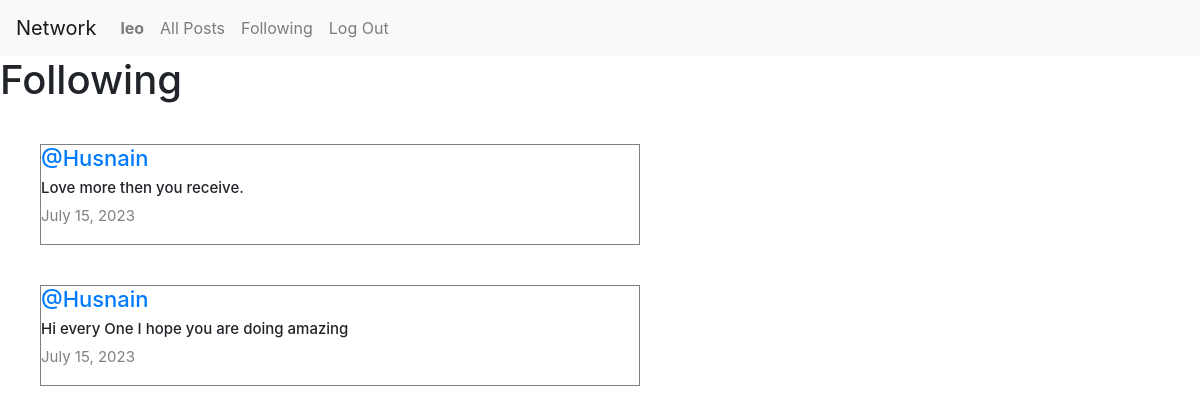
Before: /following (signed in) with the older database file.
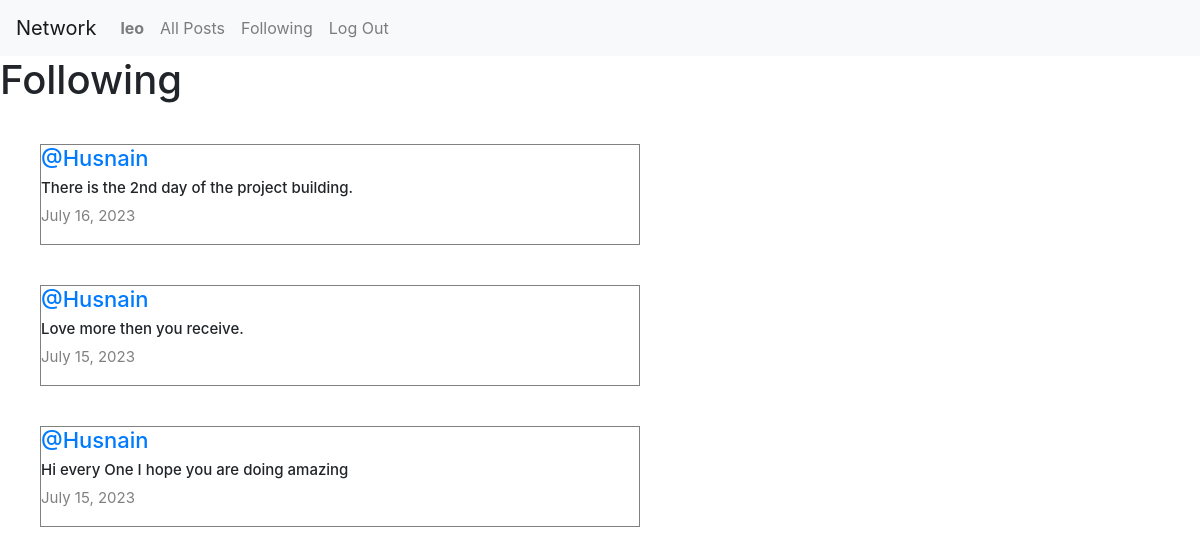
After: the same page with the newer database file.
### network/models.py (models this page shows, shortened)
class Post(models.Model):
    content= models.CharField(max_length=140)
    user=models.ForeignKey(User,on_delete=models.CASCADE,related_name="author")
    date=models.DateField(auto_now_add=True)

class User(AbstractUser):
    pass

### network/views.py (the view)
# urls.py: path('following', views.following, name='following'),
def following (request):
    currentUser = User.objects.get(pk=request.user.id)
    followingPeople= Follow.objects.filter(user=currentUser)
    allPosts= Post.objects.all().order_by('id').reverse()
    followingPosts = []
    for post in allPosts:
        for person in followingPeople:
            if person.user_follower == post.user:
                followingPosts.append(post)
    paginator = Paginator(followingPosts,10)
    page_number= request.GET.get('page')
    posts_of_the_page = paginator.get_page(page_number)
    return render(request,"network/following.html",{
        "posts_of_the_page":posts_of_the_page
    })

### network/templates/network/following.html (shortened to what this page needs)
{% extends "network/layout.html" %}
{% block body %}
    <h1 class=" ms-5">Following</h1>
        <div class="all-posts" style="display: flex; justify-content: flex-start; flex-direction: column; margin: 20px;">
            {% for post in posts_of_the_page %}
                <div class="post" style="border: 0.3px solid gray; display: flex; justify-content: center; flex-direction: column; max-width: 600px; box-sizing: border-box; margin: 20px;">
                    <h5 class="username" style="font-size:22px;"><a href="{% url 'profile' user_id=post.user.id%}">@{{post.user}}</a></h5>
                    <h6 class="content" style="font-size:15px;">{{post.content}}</h6>
                    <p class="date" style="font-size:15px; color:gray;"> {{post.date}}</p>
                </div>
            {% endfor %}
        </div>
{% endblock %}

Changed rows visible on the page:
added Post: user "Husnain", content "There is the 2nd day of the project building.", date "July 16, 2023"
